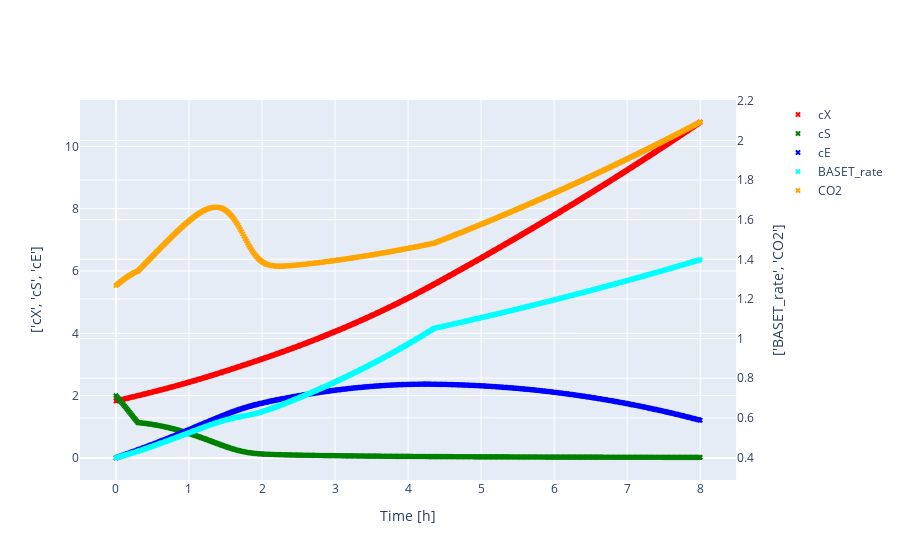

Here is the notebook cell this chart was saved with:
### Code cell
##Simulate an Experiment by using the metadata from an real Experiment - F7 in thise case
path = Simulation_path
Exp = Experiment(path, exp_id)  #load experiment 7
y = Yeast()
hours = 8
t_grid = np.linspace(0,hours, hours*60)     #measuring times * 60 means 1 timepoint each minute
y.set_params(p0) #set params to params in settings#simulate with experimental data, params from settings_mimic and selected number of steps
sim = y.simulate(Exp, t_grid = t_grid)     #507 steps for 8.45 hours in exp 7 means 1 step per minute
sim["BASET"] = integrate.cumtrapz(sim["BASET_rate"], x= sim.index, initial = 0) #integrate base rate to get cumulative base signal

visualize(sim)

### Figure 1 — Plotly figure (JSON) as saved in the notebook; plotly's stock layout.template omitted (floating-point values rounded to 4 significant figures; data arrays with more than 128 entries replaced by an {"elided": "..."} marker saying what was removed)
{"data": [{"marker": {"color": "red", "size": 5, "symbol": "x"}, "mode": "markers", "name": "cX", "type": "scatter", "x": {"elided": "480 float values"}, "xaxis": "x", "y": {"elided": "480 float values"}, "yaxis": "y"}, {"marker": {"color": "green", "size": 5, "symbol": "x"}, "mode": "markers", "name": "cS", "type": "scatter", "x": {"elided": "480 float values"}, "xaxis": "x", "y": {"elided": "480 float values"}, "yaxis": "y"}, {"marker": {"color": "blue", "size": 5, "symbol": "x"}, "mode": "markers", "name": "cE", "type": "scatter", "x": {"elided": "480 float values"}, "xaxis": "x", "y": {"elided": "480 float values"}, "yaxis": "y"}, {"marker": {"color": "cyan", "size": 5, "symbol": "x"}, "mode": "markers", "name": "BASET_rate", "type": "scatter", "x": {"elided": "480 float values"}, "xaxis": "x", "y": {"elided": "480 float values"}, "yaxis": "y2"}, {"marker": {"color": "orange", "size": 5, "symbol": "x"}, "mode": "markers", "name": "CO2", "type": "scatter", "x": {"elided": "480 float values"}, "xaxis": "x", "y": {"elided": "480 float values"}, "yaxis": "y2"}], "layout": {"legend": {"x": 1}, "title": {"x": 0.5}, "xaxis": {"anchor": "y", "domain": [0, 0.94], "title": {"text": "Time [h]"}}, "yaxis": {"anchor": "x", "domain": [0, 1], "title": {"standoff": 20, "text": "['cX', 'cS', 'cE']"}}, "yaxis2": {"anchor": "x", "overlaying": "y", "side": "right", "title": {"standoff": 20, "text": "['BASET_rate', 'CO2']"}}}}
